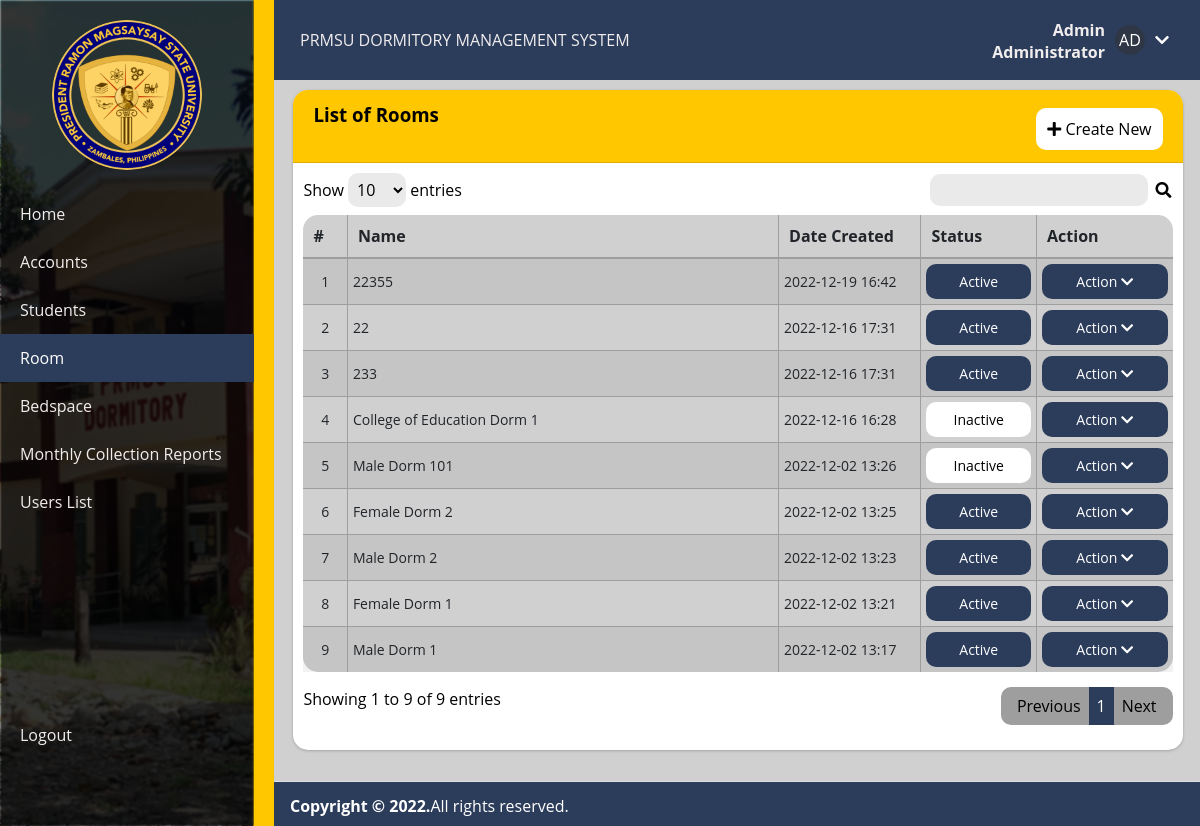
The page /admin/dorm.php (signed in) on the database as committed earlier.
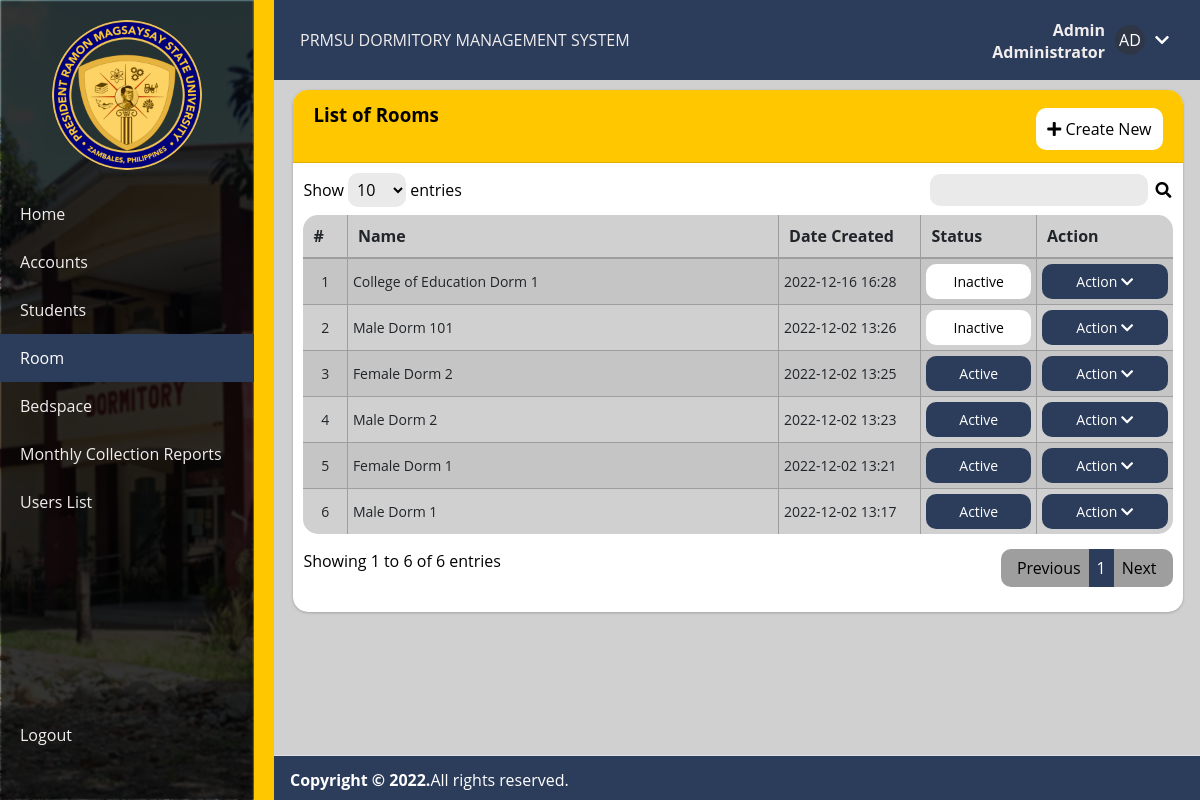
The same page on the database as committed later.
### tables this page shows
CREATE TABLE `dorm_list` (
  `id` int(40) NOT NULL,
  `name` text NOT NULL,
  `status` tinyint(1) NOT NULL DEFAULT 1,
  `delete_flag` tinyint(1) NOT NULL DEFAULT 0,
  `date_created` datetime NOT NULL DEFAULT current_timestamp(),
  `date_updated` datetime NOT NULL DEFAULT current_timestamp() ON UPDATE current_timestamp()
);

### admin/dorm.php (the view, shortened to what this page needs)
<?php require_once('../config.php') ?>
<!DOCTYPE html>
<html>
<?php
include '../inc/html-head.php';
?>
<body>
	<div class="wrapper">
		<div class="section">
			<?php include '../inc/header.php'; ?>
		</div>
		<?php include '../inc/sidebar.php'; ?>
		<div class="content-wrapper" style="min-height:628.038px">
			<section class="content">
				<div class="container">
					<div class="card">
						<div class="card-header">
							<h3 class="card-title">List of Rooms</h3>
							<div class="card-tools">
								<a href="#" id="create_new" class="btn btn-flat btn-primary"><span
										class="fas fa-plus"></span> Create New</a>
							</div>
						</div>
						<div class="card-body">
							<div class="container-fluid">
								<table class="table table-hover table-striped table-bordered" id="list">
									<thead>
										<tr>
											<th>#</th>
											<th>Name</th>
											<th>Date Created</th>
											<th>Status</th>
											<th>Action</th>
										</tr>
									</thead>
									<tbody>
										<?php
                                        $i = 1;
                                        $qry = $conn->query("SELECT * from `dorm_list` where delete_flag = 0 order by `date_created` desc ");
                                        while ($row = $qry->fetch_assoc()):
                                        ?>
										<tr>
											<td class="text-center">
												<?php echo $i++; ?>
											</td>
											<td>
												<?php echo $row['name'] ?>
											</td>
											<td>
												<?php echo date("Y-m-d H:i", strtotime($row['date_created'])) ?>
											</td>
											<td class="text-center">
												<div
													class="pill <?php echo $row['status'] === '1' ? 'active' : 'inactive' ?>">
													<?php echo $row['status'] === '1' ? 'Active' : 'Inactive' ?>
												</div>
											</td>
											<td align="center">
												<div class="dropdown">
													<button class="dropbtn">Action <i
															class="fa fa-chevron-down"></i></button>
												</div>
											</td>
										</tr>
										<?php endwhile; ?>
									</tbody>
								</table>
							</div>
						</div>
					</div>
				</div>
			</section>
		</div>
		<?php include '../inc/footer.php'; ?>
	</div>
</body>
</html>

Rows that differ between the two databases and show on the page:
no longer on this page (row edited): dorm_list: name "22355", date_created "2022-12-19 16:42", status "Active"
no longer on this page (row edited): dorm_list: name "22", date_created "2022-12-16 17:31", status "Active"
no longer on this page (row edited): dorm_list: name "233", date_created "2022-12-16 17:31", status "Active"
Other text that changed with them:
text written by a page script: "Show entries Showing 1 to 9 of 9 entries Previous 1 Next" → "Show entries Showing 1 to 6 of 6 entries Previous 1 Next"
